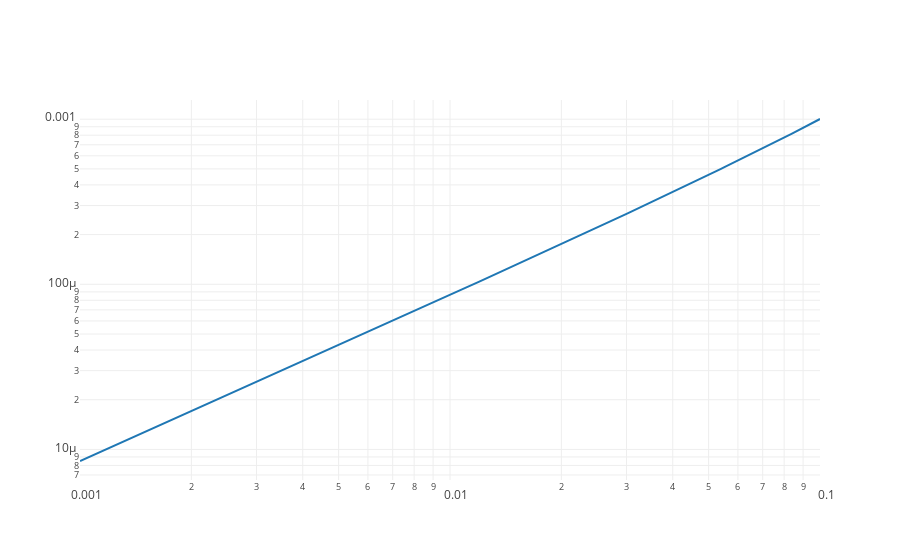
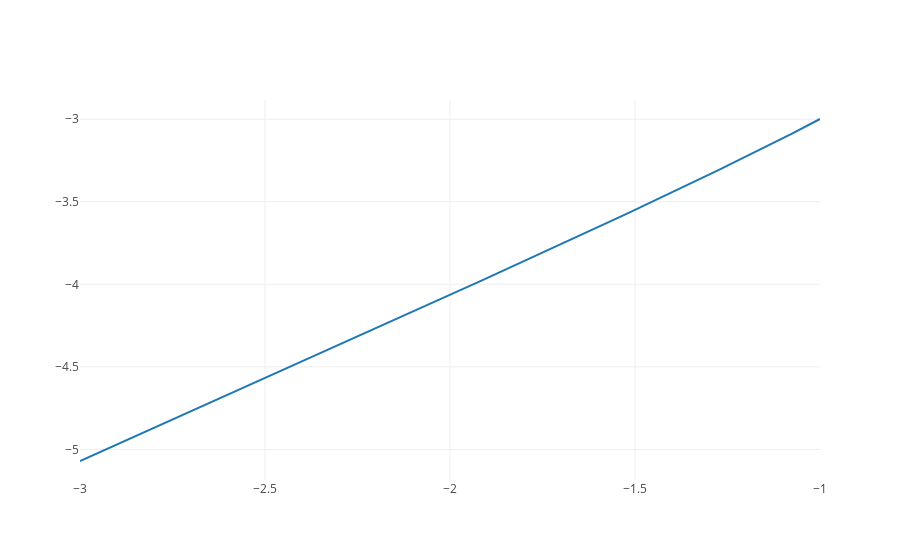

Notebook code for these charts, in order:
### Code cell
# this is our calculation to check our numerical calculations
# 1 liter = 1 dm^3
area = 1.0e-10; # dm^2
permeability = 1.0e-8; # dm s-1
km = 5.5e-3; # M
#S1 = 1.0e-2; #M
S1 = np.linspace(1e-3,100e-3,100); # M
kcat = 6.42e2; # s-1
etot = 1.0e-6; # M
vol_cell = 1.0e-15; # L or dm^3
a = area * permeability;
b = km*area*permeability-area*permeability*S1+kcat*etot*vol_cell;
c = -1*km*area*permeability*S1;
S3_ss=(-b+(b**2-4*a*c)**0.5)/(2*a);
#print(a,b,c)
#print('S3_ss',S3_ss)
#plt.plot(S1,S3_ss)
#plt.ylabel('Internal lactose (M)')
#plt.xlabel('External lactose (M)')
te.plot(S1,S3_ss,logx=True,logy=False) # te.plot seems to ignore requests to set logy=False

# or try this by taking the log of the values and then plot
logS1 = np.log10(S1) # log() is the natural log!
logS3ss = np.log10(S3_ss)

te.plot(logS1,logS3ss)
